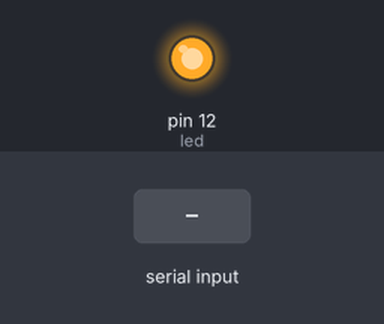
Simulated run of this sketch. Board: Arduino Uno, built with avr-gcc and run on an emulated ATmega328P. On the bench: output pins drawn as LEDs (lit = HIGH). The inputs (shaded band) are chosen by the test bench.

Above: at 1.2 s.
1.3 s: "l" received over Serial
At 1.7 s:
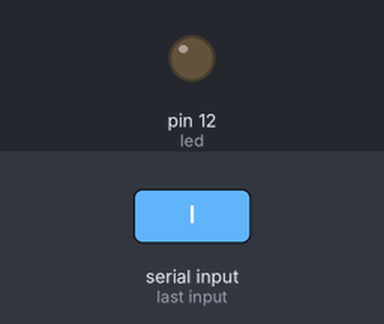
Timing chart, 0 to 7.8 s (numbered marks = the images above; inputs shaded):
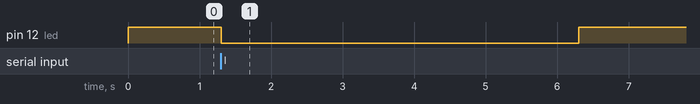

The sketch:

serial_led.ino
```cpp
int led= 12;

// the setup routine runs once when you press reset:
void setup() {
  // initialize serial communication at 9600 bits per second:
  Serial.begin(9600);
  // make the pushbutton's pin an input:
  pinMode(led, OUTPUT);
  digitalWrite(led, HIGH);
}

// the loop routine runs over and over again forever:
void loop() {
  // read the input pin:

  while(Serial.available()){
      if (Serial.read() == 'l'){
             digitalWrite(led, LOW);
              delay(5000);
              digitalWrite(led, HIGH);


        }
        delay(10);  // delay in between reads for stability
  }


}
```

Measured:
- after the input at 1.3 s, pin 12 (led): HIGH → LOW at once, → HIGH 5.0 s later
